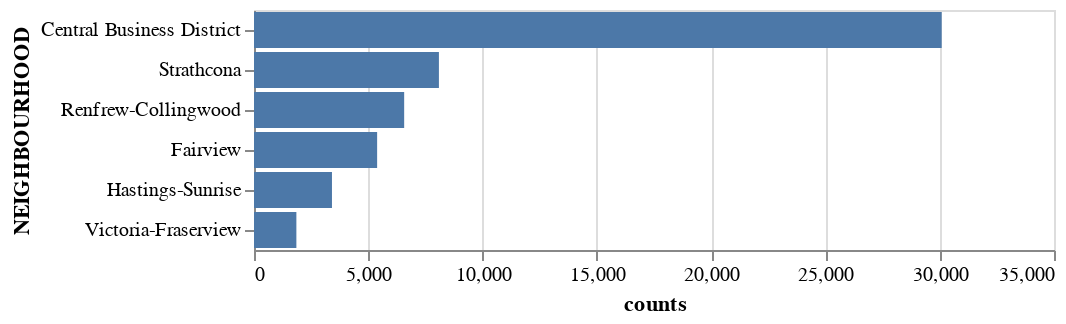

The cell this chart's notebook holds for it:
### Code cell
## Crime counts by neighborhood

# Group the data by neighborhood and count the number of crimes in each neighborhood
crime_counts = df.groupby('NEIGHBOURHOOD').size().reset_index(name='counts')

# Create a bar chart showing the crime counts by neighborhood
chart = alt.Chart(crime_counts).mark_bar().encode(
    x='counts',
    y=alt.Y('NEIGHBOURHOOD:N', sort='-x'),
)

chart

### Figure 1 — Vega-Lite specification as saved in the notebook (floating-point values rounded to 4 significant figures)
{"config": {"view": {"continuousWidth": 400, "continuousHeight": 300}}, "data": {"name": "data-46fdcbb35ada6151e0b9231dbad9b087"}, "mark": "bar", "encoding": {"x": {"type": "quantitative", "field": "counts"}, "y": {"type": "nominal", "field": "NEIGHBOURHOOD", "sort": "-x"}}, "$schema": "https://vega.github.io/schema/vega-lite/v4.8.1.json", "datasets": {"data-46fdcbb35ada6151e0b9231dbad9b087": [{"NEIGHBOURHOOD": "Central Business District", "counts": 30086}, {"NEIGHBOURHOOD": "Fairview", "counts": 5387}, {"NEIGHBOURHOOD": "Hastings-Sunrise", "counts": 3411}, {"NEIGHBOURHOOD": "Renfrew-Collingwood", "counts": 6570}, {"NEIGHBOURHOOD": "Strathcona", "counts": 8090}, {"NEIGHBOURHOOD": "Victoria-Fraserview", "counts": 1854}]}}
